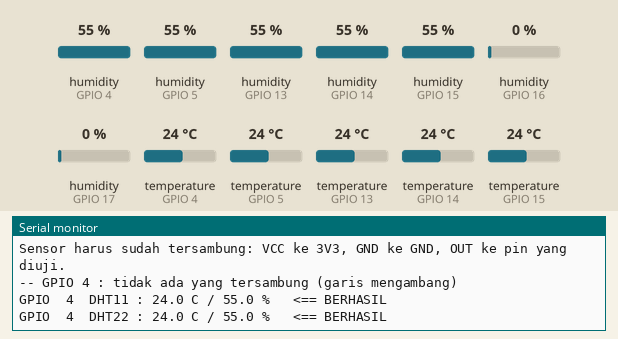
A sketch run on a simulated ESP32. On the bench: the last lines printed to the serial monitor. The inputs (shaded band) are chosen by the test bench; at power-on: humidity (sensors on GPIO 5, GPIO 14, GPIO 15, GPIO 4, GPIO 13) 55 %, humidity (sensors on GPIO 16, GPIO 17) 0 %, temperature (sensors on GPIO 15, GPIO 4, GPIO 5, GPIO 13, GPIO 14) 24 °C.

Above: at 3.9 s.
4.0 s: humidity (sensor on GPIO 5) set to 22 %
At 11.3 s:
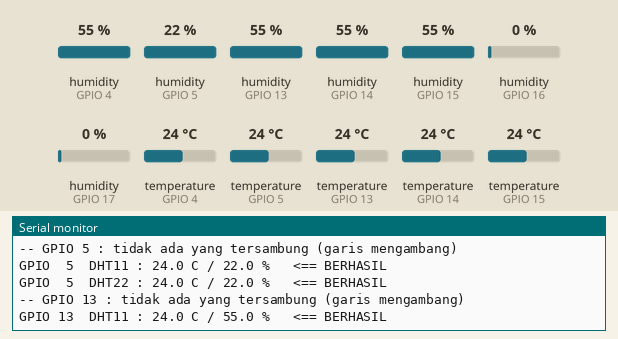
14.7 s: humidity (sensor on GPIO 14) set to 22 %
At 15.64 s:
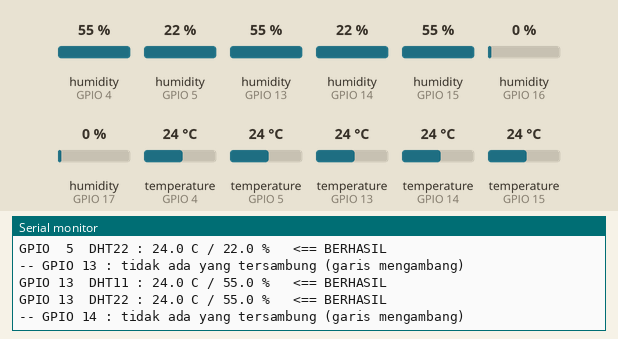
16.2 s: humidity (sensor on GPIO 15) set to 22 %
At 17.0 s:
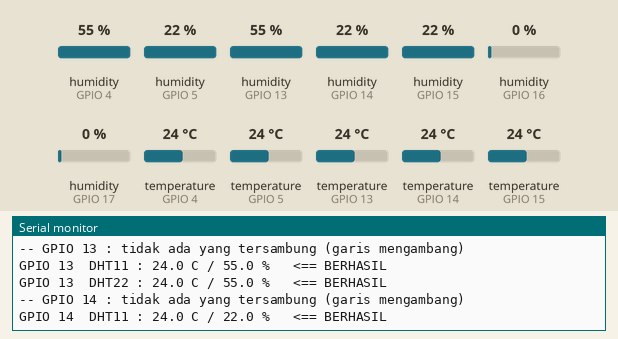
17.7 s: humidity (sensor on GPIO 16) set to 22 %
At 19.0 s:
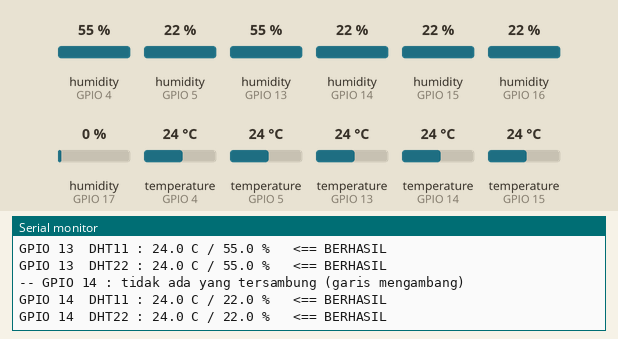
19.2 s: humidity (sensor on GPIO 17) set to 22 %
At 20.67 s:
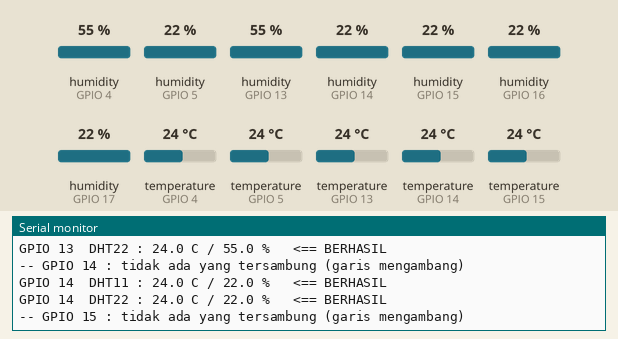
20.7 s: temperature (sensor on GPIO 15) set to 12 °C
At 21.3 s:
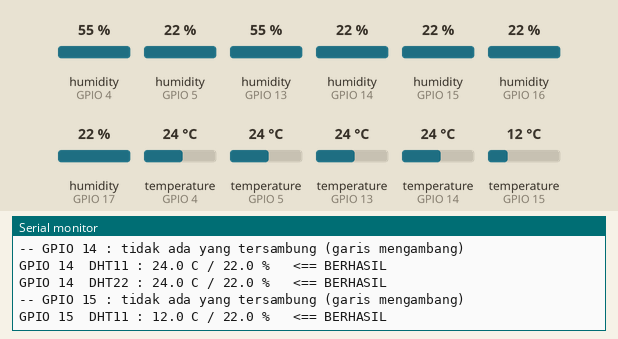
Timing chart, 0 to 23.2 s (numbered marks = the images above; inputs shaded):
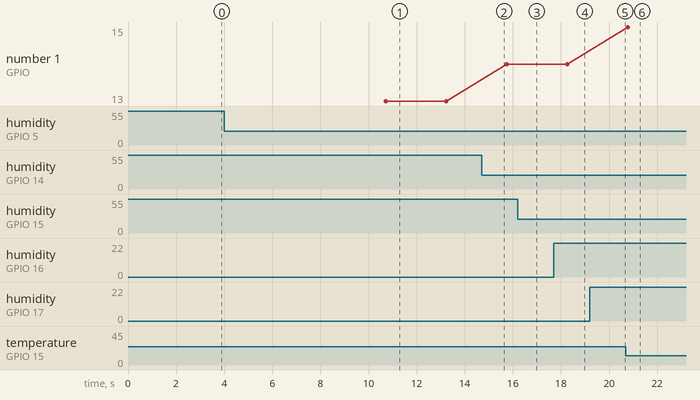

The sketch:

uji_sensor_dht.ino
```cpp
/*
 * uji_sensor_dht.ino
 *
 * Sketch bantu untuk mencari tahu kenapa sensor DHT tidak terbaca. Sketch ini
 * mencoba beberapa pin dan dua tipe sensor (DHT11 dan DHT22), lalu melaporkan
 * kombinasi mana yang menghasilkan angka.
 *
 * Cara pakai:
 *   1. Cabut kabel LAN (tidak wajib, tapi supaya hasil tidak terganggu).
 *   2. Upload sketch ini, buka Serial Monitor 115200.
 *   3. Baca hasilnya. Kalau ada baris "BERHASIL", catat pin dan tipenya.
 *   4. Setelah tahu, upload kembali firmware ethernet_dht11 lalu samakan
 *      PIN_DHT dan TIPE_SENSOR di blok KONFIGURASI PIN dengan hasil itu
 *      (bawaannya sudah GPIO27 dan DHT22).
 *
 * Pin 5, 18, 19, 23 sengaja TIDAK diuji karena dipakai modul W5500
 * (CS, SCK, MISO, MOSI) supaya modul Ethernet tidak terganggu.
 *
 * Pin yang diuji memakai pull-up internal ESP32. Bila sensor hanya terbaca
 * dengan cara ini, berarti sensor kehilangan resistor pull-up 10k (wajib untuk
 * DHT11/DHT22 polos 4 kaki tanpa modul).
 */

#include <DHT.h>

#define VERSI_SKETCH "1.0.0"

// Pin yang diuji. GPIO 5, 18, 19, 23 ikut diuji walaupun dipakai modul W5500
// (CS, SCK, MISO, MOSI), supaya ketahuan bila kabel sensor ternyata nyangkut
// di salah satu pin itu. Pengujiannya hanya membaca/menarik pull-up internal,
// jadi tidak merusak modul.
static const uint8_t PIN_UJI[] = {4, 5, 13, 14, 15, 16, 17, 18, 19, 21, 22, 23, 25, 26, 27, 32, 33};
static const uint8_t JUMLAH_PIN = sizeof(PIN_UJI) / sizeof(PIN_UJI[0]);

// Jeda antar percobaan pada pin yang sama (DHT butuh minimal 2 detik).
static const uint32_t JEDA_ANTAR_BACA_MS = 2200;

static int pinBerhasil = -1;
static int tipeBerhasil = -1;

/**
 * Baca satu kombinasi pin dan tipe sensor.
 *
 * Pull-up internal diaktifkan supaya sensor polos tanpa resistor tetap
 * punya peluang terbaca, sekaligus menjadi petunjuk bila itu penyebabnya.
 *
 * @param pin Alamat GPIO yang diuji.
 * @param tipe Tipe sensor (DHT11 atau DHT22).
 * @param suhu Keluaran suhu (derajat Celsius).
 * @param kelembapan Keluaran kelembapan (persen).
 * @return true bila kedua nilai terbaca wajar.
 */
static bool bacaKombinasi(uint8_t pin, uint8_t tipe, float &suhu, float &kelembapan) {
  pinMode(pin, INPUT_PULLUP);

  DHT sensor(pin, tipe);
  sensor.begin();

  delay(300);
  suhu = sensor.readTemperature();
  kelembapan = sensor.readHumidity();

  return !isnan(suhu) && !isnan(kelembapan);
}

/**
 * Periksa apakah ada sesuatu yang tersambung pada satu pin.
 *
 * Caranya: pin dibaca dua kali, sekali dengan pull-up internal dan sekali
 * dengan pull-down internal. Bila hasilnya berbeda (tinggi lalu rendah),
 * kemungkinan besar tidak ada yang tersambung (garis mengambang). Bila hasil
 * tetap rendah saat pull-up aktif, ada sesuatu yang menahan garis ke GND
 * (sensor mati, urutan kaki tertukar, atau kabel salah).
 *
 * @param pin Alamat GPIO yang diperiksa.
 * @return String keterangan singkat untuk ditampilkan.
 */
static String periksaGaris(uint8_t pin) {
  pinMode(pin, INPUT_PULLUP);
  delay(2);
  int saatPullUp = digitalRead(pin);

  pinMode(pin, INPUT_PULLDOWN);
  delay(2);
  int saatPullDown = digitalRead(pin);

  pinMode(pin, INPUT_PULLUP);

  if (saatPullUp == LOW) {
    return String(F("garis ditahan ke GND (sensor mati / kabel salah)"));
  }

  if (saatPullDown == LOW) {
    return String(F("tidak ada yang tersambung (garis mengambang)"));
  }

  return String(F("ada yang menarik garis ke 3V3 (sensor tersambung)"));
}

/**
 * Cetak satu baris hasil percobaan ke Serial Monitor.
 */
static void cetakHasil(uint8_t pin, uint8_t tipe, bool berhasil, float suhu, float kelembapan) {
  Serial.print(F("GPIO "));
  if (pin < 10) {
    Serial.print(F(" "));
  }
  Serial.print(pin);

  Serial.print(tipe == DHT11 ? F("  DHT11 : ") : F("  DHT22 : "));

  if (!berhasil) {
    Serial.println(F("gagal"));
    return;
  }

  Serial.print(suhu, 1);
  Serial.print(F(" C / "));
  Serial.print(kelembapan, 1);
  Serial.println(F(" %   <== BERHASIL"));
}

/**
 * Uji seluruh kombinasi pin dan tipe, lalu simpulkan hasilnya.
 */
static void ujiSemuaKombinasi() {
  pinBerhasil = -1;
  tipeBerhasil = -1;

  Serial.println();
  Serial.println(F("=== Mulai pengujian pin dan tipe sensor ==="));
  Serial.println(F("Sensor harus sudah tersambung: VCC ke 3V3, GND ke GND, OUT ke pin yang diuji."));
  Serial.println();

  for (uint8_t i = 0; i < JUMLAH_PIN; i++) {
    uint8_t pin = PIN_UJI[i];

    // Kondisi garis pin diperiksa lebih dulu supaya bisa dibedakan antara
    // "kabel tidak tersambung ke pin ini" dan "tersambung tapi sensor diam".
    Serial.print(F("-- GPIO "));
    Serial.print(pin);
    Serial.print(F(" : "));
    Serial.println(periksaGaris(pin));

    // DHT11 lebih dulu.
    float suhu = NAN;
    float kelembapan = NAN;
    bool berhasil = bacaKombinasi(pin, DHT11, suhu, kelembapan);
    cetakHasil(pin, DHT11, berhasil, suhu, kelembapan);

    if (berhasil && pinBerhasil < 0) {
      pinBerhasil = pin;
      tipeBerhasil = DHT11;
    }

    delay(JEDA_ANTAR_BACA_MS);

    // Lalu DHT22 pada pin yang sama.
    suhu = NAN;
    kelembapan = NAN;
    berhasil = bacaKombinasi(pin, DHT22, suhu, kelembapan);
    cetakHasil(pin, DHT22, berhasil, suhu, kelembapan);

    if (berhasil && pinBerhasil < 0) {
      pinBerhasil = pin;
      tipeBerhasil = DHT22;
    }

    delay(JEDA_ANTAR_BACA_MS);
  }

  Serial.println();
  if (pinBerhasil < 0) {
    Serial.println(F("KESIMPULAN: tidak ada kombinasi yang berhasil."));
    Serial.println(F("Periksa: 1) urutan kaki sensor (VCC, DATA, GND), 2) sensor polos 4 kaki"));
    Serial.println(F("butuh resistor 10k antara VCC dan DATA, 3) coba sensor lain bila tetap gagal."));
    return;
  }

  Serial.print(F("KESIMPULAN: sensor terbaca pada GPIO "));
  Serial.print(pinBerhasil);
  Serial.println(tipeBerhasil == DHT11 ? F(" dengan tipe DHT11.") : F(" dengan tipe DHT22."));
  Serial.println(F("Pakai nilai itu pada PIN_DHT dan tipe sensor di firmware ethernet_dht11."));
}

void setup() {
  Serial.begin(115200);
  delay(300);

  Serial.println();
  Serial.println(F("===================================================="));
  Serial.println(F(" UJI SENSOR DHT11 / DHT22 - pencari pin dan tipe"));
  Serial.print(F(" Versi sketch : "));
  Serial.println(F(VERSI_SKETCH));
  Serial.println(F("===================================================="));

  ujiSemuaKombinasi();
}

void loop() {
  // Bila sudah ketemu, pantau terus kombinasi itu supaya nilainya bisa dilihat.
  if (pinBerhasil >= 0) {
    float suhu = NAN;
    float kelembapan = NAN;
    bool berhasil = bacaKombinasi((uint8_t)pinBerhasil, (uint8_t)tipeBerhasil, suhu, kelembapan);

    cetakHasil((uint8_t)pinBerhasil, (uint8_t)tipeBerhasil, berhasil, suhu, kelembapan);
    delay(5000);
    return;
  }

  // Bila belum ada yang berhasil, ulangi pengujian tiap 30 detik supaya
  // pengguna bisa memperbaiki kabel lalu melihat hasilnya tanpa upload ulang.
  Serial.println(F("Menunggu 30 detik, lalu menguji ulang. Perbaiki kabel sekarang bila perlu."));
  delay(30000);
  ujiSemuaKombinasi();
}
```

Measured:
- after the input at 4.0 s, the serial monitor: prints a new line after 1.7 s (image 1)
- after the input at 20.7 s, the serial monitor: prints a new line after 0.08 s (image 6)
